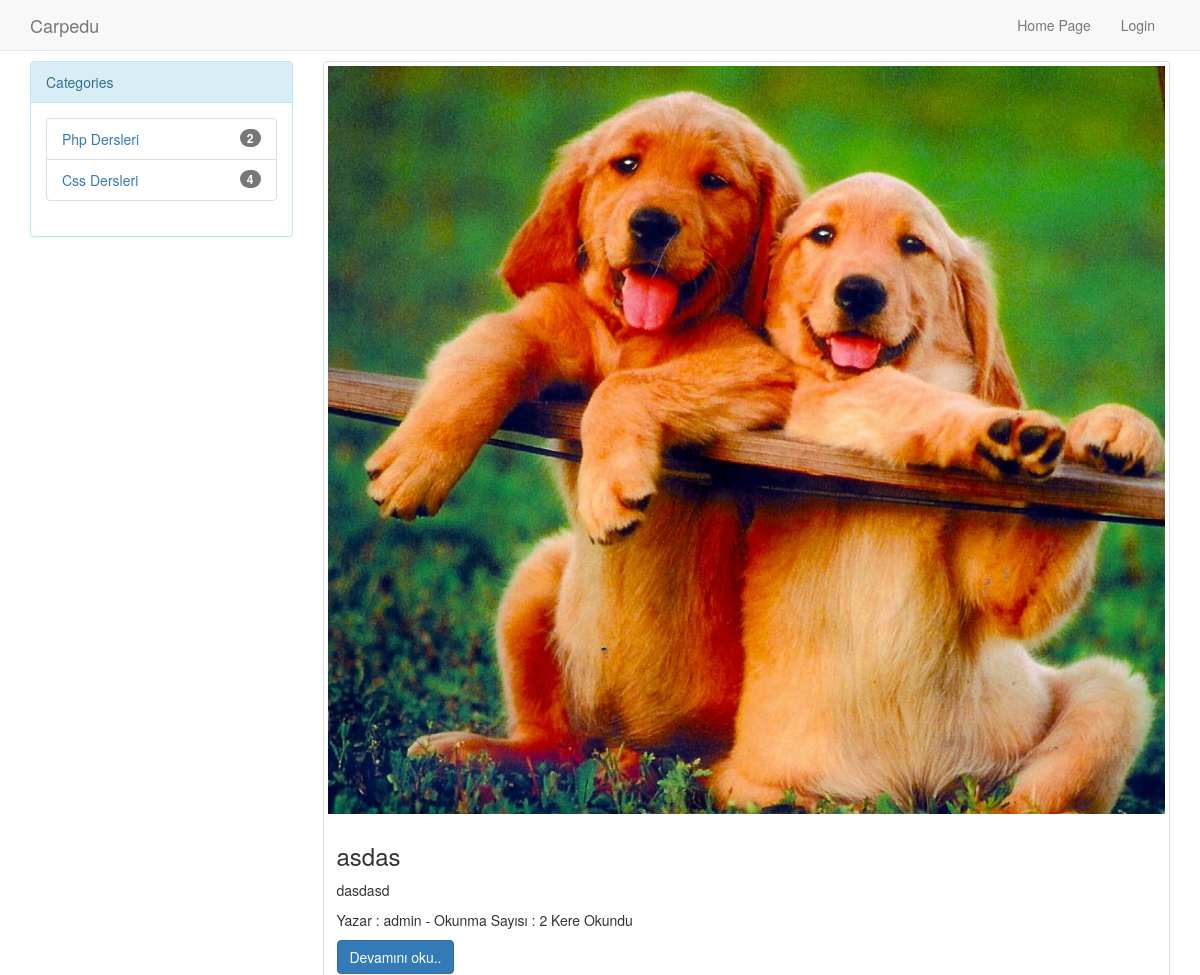
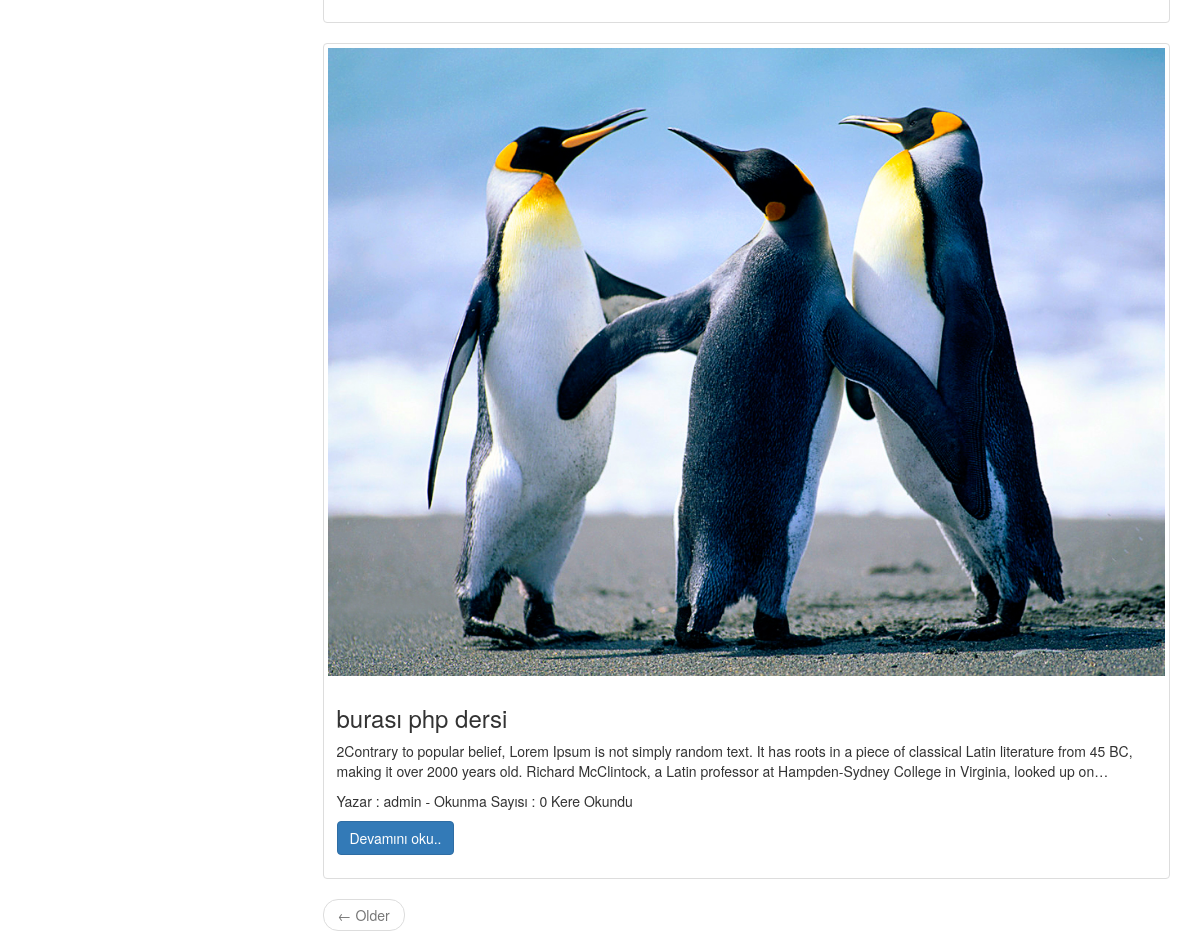
/category/php-dersleri/, run on the app's committed database (2 pictures, top to bottom).
### blog/models.py (models this page shows, shortened)
class Category(models.Model):
    categoryName = models.CharField(blank=False, max_length=120,verbose_name="Kategori Adı")
    categorySlug = models.SlugField(unique=True, blank=False)
    def get_absolute_url(self):
        return reverse('blog:category',kwargs={'slug': self.categorySlug})

class Post(models.Model):
    blank = True
    null = True
    title = models.CharField(max_length=120,verbose_name="Başlık",blank=False)
    content = models.TextField(blank=False,verbose_name="İçerik")
    date = models.DateTimeField(auto_now_add = True, verbose_name="Yayımlanma Tarihi")
    image = models.ImageField(blank=False)
    slug = models.SlugField(unique=True)
    category = models.ForeignKey(Category, on_delete=models.CASCADE, related_name="postcategory")
    user = models.ForeignKey(User)
    contentCount = models.IntegerField(blank=False,verbose_name="Haber Okundu Sayısı",default=0)
    def get_posts_detail_url(self):
        return reverse('blog:detail', kwargs={'slug':self.slug})

### blog/views.py (the view)
# urls.py: url(r'^category/(?P<slug>[\w-]+)/$', category_view, name="category"),
def category_view(request, slug):
    allCategories = Category.objects.all()
    postAll = Post.objects.filter(category__categorySlug=slug).order_by('-id')
    if not postAll:
        return redirect('/')
    try:
        paginator = Paginator(postAll, 2)
        page = request.GET.get('page')
        post = paginator.page(page)
    except PageNotAnInteger:
        post = paginator.page(1)
    except EmptyPage:
        post = paginator.page(paginator.num_pages)
    context = {
        'post': post,
        'categories': allCategories,
    }
    return render(request, 'blog/category.html', context)

### templates/blog/category.html (shortened to what this page needs)
{% extends 'base.html' %}
{%block body%}
<div class="col-md-9">
{% for categoryEntry in post %}
    <div class="thumbnail">
        <img src="{{ MEDIA_URL }}{{ categoryEntry.image.url }}" alt="Python blog">
        <div class="caption">
            <h3>{{categoryEntry.title}}</h3>
            <p>
                {{categoryEntry.content|truncatechars:255}}
            </p>
            <p>
                Yazar : {{categoryEntry.user}} - Okunma Sayısı : {{categoryEntry.contentCount}} Kere Okundu
            </p>
            <p>
                <a href="{{categoryEntry.get_posts_detail_url}}" class="btn btn-primary" role="button">Devamını oku..</a>
            </p>
        </div>
    </div>
    {%endfor%}
    <nav aria-label="...">
        <ul class="pager">
            {% if post.has_previous %}
                  <li class="previous"><a href="?page={{ post.previous_page_number }}"><span aria-hidden="true">&larr;</span> Older</a></li>
            {%else%}
                  <li class="previous disabled"><a href="#"><span aria-hidden="true">&larr;</span> Older</a></li>
            {%endif%}
        </ul>
    </nav>
</div>
{%endblock%}

### templates/base.html (shortened to what this page needs)
<!doctype html>
<html lang="tr">
<head>
    {%block head%}
    {% load staticfiles %}
    <link rel="stylesheet" href="{% static 'css/bootstrap.min.css' %}">
    <link rel="stylesheet" href="{% static 'css/main.css' %}">
    {%endblock%}
</head>
<body>
<div class="container">
    <div class="row" style="margin-bottom:60px">
        <div class="col-md-12">
            <nav class="navbar navbar-default  navbar-fixed-top">
                <div class="container">
                    <div class="navbar-header">
                        <a class="navbar-brand" href="{%url 'blog:index'%}">Carpedu</a>
                    </div>
                    <div id="navbar" class="navbar-collapse collapse navbar-right">
                        <ul class="nav navbar-nav">
                            <li><a href="{% url 'blog:index' %}">Home Page</a></li>
                            {% if not request.user.is_authenticated %}
                             <li><a href="{% url 'blog:login' %}">Login</a></li>
                            {%else%}
                             <li><a href="{% url 'blog:add' %}">Add Article</a></li>
                             <li><a href="{% url 'blog:logout' %}">Logout</a></li>
                            {%endif%}
                        </ul>
                    </div>
                </div>
            </nav>
        </div>
    </div>
    <div class="row">
        {% block category %}
        <div class="col-md-3">
            <div class="panel panel-info">
                <div class="panel-heading">
                    Categories
                </div>
                <div class="panel-body">
                    <ul class="list-group">
                        {% for cat in categories %}
                        <li class="list-group-item">
                            <span class="badge">{{cat.postcategory.count}}</span>
                            <a href="{{cat.get_absolute_url}}">{{cat.categoryName}}</a>
                        </li>
                        {% endfor %}
                    </ul>
                </div>
            </div>
        </div>
        {%endblock%}
        {%block body%}
        {%endblock%}
    </div>
</div>
</body>
</html>

### data on the page
Category: postcategory.count "2", categoryName "Php Dersleri"
Category: postcategory.count "4", categoryName "Css Dersleri"
Post: image (picture), title "asdas", content "dasdasd", user "admin", contentCount "2"
Post: image (picture), title "burası php dersi", content "2Contrary to popular belief, Lorem Ipsum is not simply random text. It has roots in a piece of classical Latin literature from 45 BC, making it over 2000 years old. Richard McClintock, a Latin professor at Hampden-Sydney College in Virginia, looked up on…", user "admin", contentCount "0"
